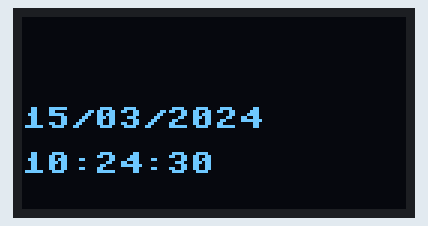
Recording of a program running on a simulated Raspberry Pi Pico running MicroPython. On the bench: 128×64 one-colour display. The clock reads 2024-03-15 10:24:30 at power-on unless the program sets it; what the program prints to the serial console is not drawn. At 0.1 s the program stops and its outputs stay as they are.

Above: at 0.1 s.

The program:

setting_ds3231.py
```python
from machine import Pin, I2C
import time  # standard MicroPython time module
from ssd1306 import SSD1306_I2C
#set up oled
WIDTH = 128
HEIGHT = 64
#both oled and ds3231 share the same i2c channel
i2c=I2C(0, scl = Pin(17), sda=Pin(16),freq=400000)
oled = SSD1306_I2C(WIDTH, HEIGHT, i2c)
oled.rotate(True)
oled.fill(0)

# ---------------------------
# I2C setup
# ---------------------------
i2c = I2C(0, scl=Pin(17), sda=Pin(16), freq=400000)
DS3231_ADDR = 0x68
"""
0x68 → fixed hardware address of DS3231
Needed so the Pico knows where to send I²C commands
"""

# ---------------------------
# Helper functions
# ---------------------------
def dec2bcd(val):
    """Decimal to BCD for DS3231."""
    return (val // 10) << 4 | (val % 10)

def set_time_ds3231_from_tuple(t):
    """
    Set DS3231 RTC using a time tuple:
    t = (year, month, day, hour, minute, second, weekday, yearday)
    """
    year, month, day, hour, minute, second, weekday, _ = t
    year_short = year % 100

    # DS3231 weekday: 0=Monday → 1=Monday for DS3231
    ds_weekday = weekday + 1  # adjust if needed

    # Write time/date registers to DS3231
    i2c.writeto_mem(DS3231_ADDR, 0x00, bytes([
        dec2bcd(second),
        dec2bcd(minute),
        dec2bcd(hour),
        dec2bcd(ds_weekday),
        dec2bcd(day),
        dec2bcd(month),
        dec2bcd(year_short)
    ]))
    print("DS3231 time set from laptop:", t)

# ---------------------------
# Get current time from laptop
# ---------------------------
laptop_time = time.localtime()  # tuple: (year, month, day, hour, min, sec, weekday, yearday)
print("Laptop time:", laptop_time)
year, month, day,  hour, minute, second ,weekday,yearday= laptop_time
date_str = f"{day:02d}/{month:02d}/{year}"
time_str = f"{hour:02d}:{minute:02d}:{second:02d}"
oled.text(date_str , 0, 30)
oled.text(time_str , 0, 45)
oled.show()


# ---------------------------
# Set DS3231 to laptop time
# ---------------------------
set_time_ds3231_from_tuple(laptop_time)
```
